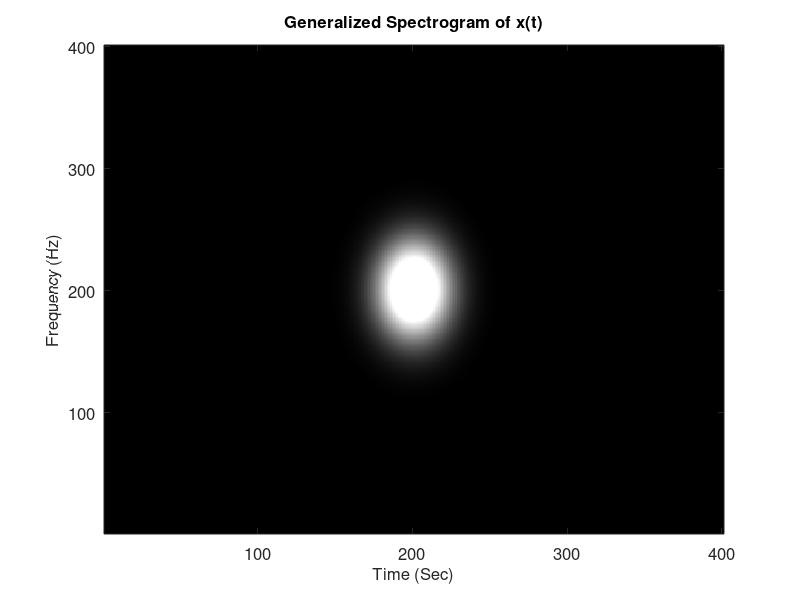

Write the MATLAB code that produced this figure.
%% inputs

dt = 1/50;
df = 1/50;
t = -4:dt:4;
f = -4:df:4;
x = exp(-pi * t.^2);
sigma1 = 1;
sigma2 = 50;

%% parameters

n = t / dt;
m = f / df;
N = 1/dt/df;
T = length(t);
F = length(f);
Q1 = floor(1.9143/sqrt(sigma1)/dt);
Q2 = floor(1.9143/sqrt(sigma2)/dt);
B1 = Q1 * dt;
B2 = Q2 * dt;
i0 = 1;

%% window function
w1 = -B1:dt:B1;
w1 = (sigma1^0.25)*exp(-pi*sigma1.*w1.*w1);
w2 = -B2:dt:B2;
w2 = (sigma2^0.25)*exp(-pi*sigma2.*w2.*w2);

%% padding
pad1 = zeros(1,Q1);
x_pad1 = [pad1 x pad1];
pad2 = zeros(1,Q2);
x_pad2 = [pad2 x pad2];

%% calculation
x1 = zeros(1,N);
x2 = zeros(1,N);
X_fft = zeros(length(f),length(t));
mk = round(mod(m,N))+1;
q1 = 1:2*Q1+1;
q2 = 1:2*Q2+1;
for i = 1:T
    x1(1:2*Q1+1) = w1 .* x_pad1(i0+q1-1);
    X1 = fft(x1,N);
    x2(1:2*Q2+1) = w2 .* x_pad2(i0+q2-1);
    X2 = fft(x2,N);
    X_fft(:,i) = (X1(mk) .* exp(1i * 2 * pi * (Q1-n(i0)) * mk / N) * dt) .* (X2(mk) .* exp(1i * 2 * pi * (Q2-n(i0)) * mk / N) * dt);
    i0 = i0 + 1;
end

%% plot

figure
C = 400;
image(abs(X_fft)/max(max(abs(X_fft)))*C)   % C 是一個常數，我習慣選 C=400
% 或 image(t, f, abs(y)/max(max(abs(y)))*C) 
colormap(gray(256))         % 變成 gray-level 的圖
set(gca,'Ydir','normal')    % 若沒這一行, y-axis 的方向是倒過來的

set(gca,'Fontsize',12)        % 改變橫縱軸數值的 font sizes 
xlabel('Time (Sec)','Fontsize',12)             % x-axis
ylabel('Frequency (Hz)','Fontsize',12)      % y-axis
title('Generalized Spectrogram of x(t)','Fontsize',12)              % title
 
